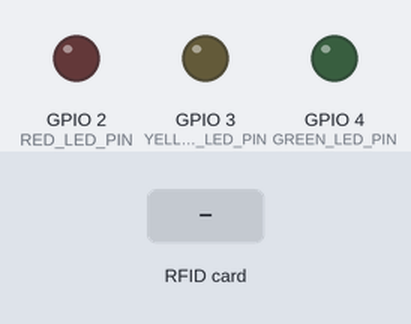
Recording of a program running on a simulated Seeed XIAO ESP32-C3. Parts: output pins drawn as LEDs (lit = HIGH). Dashed ring = blinking. Inputs (shaded band) come from the test bench. WiFi joins after 1.5 s; servers stay silent unless stated; uploads are accepted with an empty reply; EEPROM starts erased; what the program prints to the serial monitor is not drawn.

Above: at 0.1 s.
At 6.2 s:
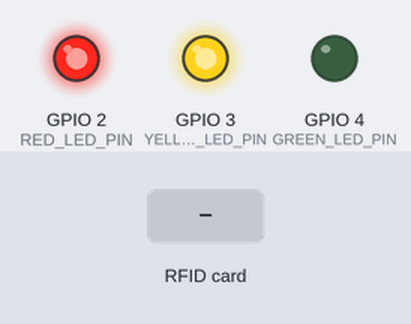
6.3 s: RFID card 5E 7A 19 C4 held to the reader
At 10.4 s:
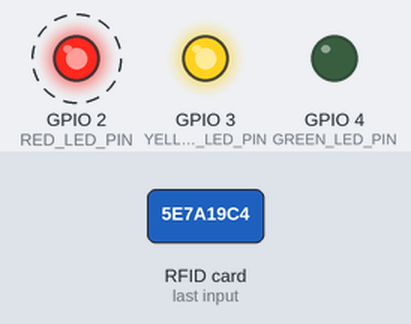
Timing chart, 0 to 11.9 s (numbered marks = the images above; inputs shaded):
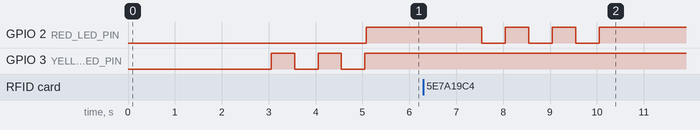

The program:

main.cpp
```cpp
#include <Arduino.h>
#include <RFID.h>
#include <WIFI.h>
#include <Preferences.h>
#include <ENCRYPTION.h>

#include "pin.h"
#include "api.h"

// Créer des instances des classes WIFI, RFID et Preferences
WIFI wifi;
RFID rfid(RFID_SS_PIN, RFID_RST_PIN);

Preferences preferences;

// Variables pour stocker les paramètres de configuration
String WIFI_SSID;
String WIFI_PASSWORD;
int RFID_ADMIN;
String USERNAME;
String PASSWORD;

void setup() {
  // Initialiser la communication série
  Serial.begin(115200);

  // Décommentez le bloc de code suivant pour définir les préférences initiales (doit être commenté après la première exécution)
  /*
  preferences.begin("wifi", false);
  preferences.putString("WIFI_SSID", StringToHex("Vôtre WIFI_SSID"));
  preferences.putString("WIFI_PASSWORD", StringToHex("Vôtre WIFI_PASSWORD"));
  preferences.end();

  preferences.begin("rfid", false);
  preferences.putString("RFID_ADMIN", String("Vôtre RFID_ADMIN", HEX));
  preferences.end();

  preferences.begin("api", false);
  preferences.putString("USERNAME", StringToHex("Vôtre USERNAME"));
  preferences.putString("PASSWORD", StringToHex("Vôtre PASSWORD"));
  preferences.end();
  */

  // Lire les paramètres de configuration à partir des préférences
  preferences.begin("wifi", false);
  WIFI_SSID = HexToString(preferences.getString("WIFI_SSID"));
  WIFI_PASSWORD = HexToString(preferences.getString("WIFI_PASSWORD"));
  preferences.end();

  preferences.begin("rfid", false);
  RFID_ADMIN = strtol(preferences.getString("RFID_ADMIN").c_str(), NULL, 16);
  preferences.end();

  preferences.begin("api", false);
  USERNAME = HexToString(preferences.getString("USERNAME"));
  PASSWORD = HexToString(preferences.getString("PASSWORD"));
  preferences.end();

  // Initialiser RFID avec API, USERNAME et PASSWORD
  rfid.init(API, USERNAME, PASSWORD);

  // Définir les modes de broches pour les LEDs et le bouton
  pinMode(RED_LED_PIN, OUTPUT);
  pinMode(YELLOW_LED_PIN, OUTPUT);
  pinMode(GREEN_LED_PIN, OUTPUT);
  pinMode(BUTTON_PIN, INPUT_PULLUP);

  // Initialiser et se connecter au WiFi
  wifi.init(WIFI_SSID, WIFI_PASSWORD);
  delay(3000); // Pour pouvoir avoir le temps de voir les Serial.println()
  wifi.connect();
}

void loop() {
  // Vérifier la connexion WiFi
  wifi.verifyConnection();

  // Vérifier si une carte RFID est présente
  if (rfid.readUid()) {
    // Vérifier si la carte RFID est valide
    if (rfid.isValid()) {
      // Vérifier si la carte RFID est un administrateur et si le bouton est enfoncé
      if (rfid.isAdministrator(RFID_ADMIN) && digitalRead(BUTTON_PIN) == LOW) {
        Serial.println("RFID card is Administrator\n");
        digitalWrite(RED_LED_PIN, LOW);

        // Boucle tant que le bouton est maintenu enfoncé
        while (digitalRead(BUTTON_PIN) == LOW) {
          // Lire à nouveau l'UID de la carte RFID
          if (rfid.readUid()) {
            // Envoyer l'UID au serveur si la lecture est réussie
            if (rfid.postUid()) {
              digitalWrite(GREEN_LED_PIN, HIGH);
              delay(2000);
            }
          }
          // Clignotement des LEDs pour indiquer l'attente
          digitalWrite(GREEN_LED_PIN, LOW);
          digitalWrite(YELLOW_LED_PIN, HIGH);
          delay(500);
          digitalWrite(YELLOW_LED_PIN, LOW);
          delay(500);
        }
      } else {
        Serial.println("RFID card is Valid\n");
        digitalWrite(GREEN_LED_PIN, HIGH);
        digitalWrite(RED_LED_PIN, LOW);
        delay(2000);
      }
    } else {
      Serial.println("RFID card is Invalid\n");
      digitalWrite(GREEN_LED_PIN, LOW);

      // Clignotement des LEDs pour indiquer une carte invalide
      for (int i = 0; i < 3; i++) {
        digitalWrite(RED_LED_PIN, HIGH);
        delay(500);
        digitalWrite(RED_LED_PIN, LOW);
        delay(500);
      }
    }
  }

  // Vérifier l'état de la connexion WiFi
  if (wifi.isConnected()) {
    digitalWrite(YELLOW_LED_PIN, HIGH);
  } else {
    digitalWrite(YELLOW_LED_PIN, LOW);
  }

  // Éteindre les LEDs verte et rouge, allumer la LED rouge pendant 500 ms
  digitalWrite(GREEN_LED_PIN, LOW);
  digitalWrite(RED_LED_PIN, HIGH);
  delay(500);
}
```

api.h
```cpp
// Définition de la constante API avec l'URL du serveur
#define API "badge-reader-api-d4b4396849ba.herokuapp.com"
```

pin.h
```cpp
// Définition des broches pour les LEDs
#define RED_LED_PIN 2
#define YELLOW_LED_PIN 3
#define GREEN_LED_PIN 4


// Définition de la broche pour le bouton
#define BUTTON_PIN 5

// Définition des broches pour le lecteur RFID
#define RFID_SS_PIN 6
#define RFID_RST_PIN 7
```

Measured:
- after the input at 6.3 s, GPIO 2 (RED_LED_PIN): alternates HIGH for 0.50 s and LOW for 0.50 s, 6 changes in all, then stays HIGH, starting after 1.2 s
